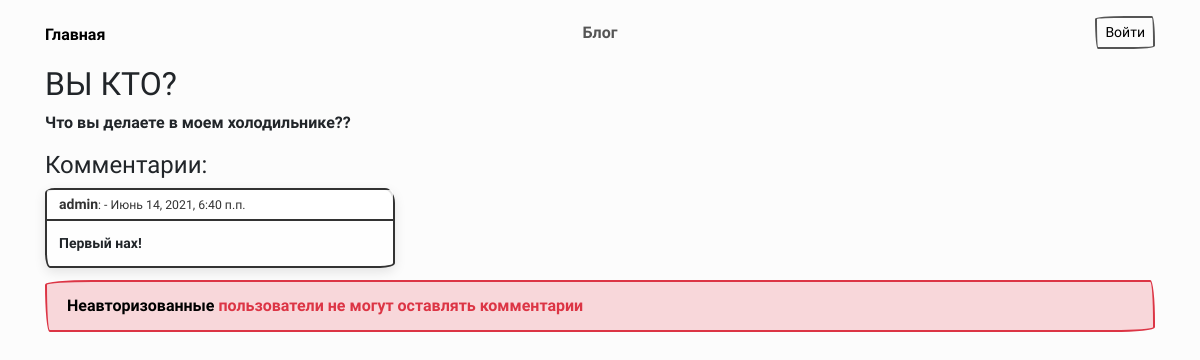
Screenshot of /post/3/ with the database file from the repository.
### main/models.py (models this page shows, shortened)
class Post(models.Model):
    title = models.CharField('Название', max_length=50)
    discription = models.TextField('Описание')

class Comment(models.Model):
    father_post = models.ForeignKey(Post, related_name='Пост', on_delete=models.CASCADE)
    autor = models.ForeignKey(User, related_name='Автор', on_delete=models.CASCADE)
    body = models.TextField()
    created = models.DateTimeField(auto_now_add=True)
    active = models.BooleanField(default=True)
    class Meta:
        ordering = ('created',)

### main/views.py (the view, shortened to what this page needs)
# urls.py: path('post/<int:id>/', views.PostDetal, name='post_detal'),
def PostDetal(request, id):
    error = ''
    user = ''
    id_p = Post.objects.get(id=id)
    form = CommentForm()
    comment = Comment.objects.filter(father_post=id_p.id)
    comment = comment.order_by('-id')
    is_a = request.user.is_authenticated
    if is_a:
        user = request.user
    else:
        user = ''
    Contex = {
        'posts': id_p,
        'comment': comment,
        'form': form,
        'error': error,
        'is_a': is_a,
    }
    return render(request, 'main/vive_post.html', Contex)

### main/templates/main/vive_post.html (shortened to what this page needs)
{% extends 'main/base.html' %}
{% block login %}
    {% if is_a %}
    Выйти
    {% else %}
    Войти
    {% endif %}
{% endblock %}
{% block content %}
    <h2>{{ posts.title }}</h2>
    <p>{{ posts.discription }}</p>
    <h4>Комментарии:</h4>
    {% if comment %}
        {% for el in comment %}
            <div class="toast show" role="alert" aria-live="assertive" aria-atomic="true">
                  <div class="toast-header">
                    <strong class="me-auto">{{ el.autor }}</strong>
                    <small>: - {{ el.created }}</small>
                  </div>
                  <div class="toast-body">
                    {{ el.body }}
                  </div>
            </div>
        {% endfor %}
    {% else %}
        <p>Пока нет ни одного комментария((</p>
    {% endif %}
    {% if is_a %}
        <form method="post" >
            {% csrf_token %}
            {{ form.body }}<br>
            <button type="submit" class="btn btn-success">Добавить</button>
            <spam>{{error}}</spam>
        </form>
    {% else %}
        <div class="alert alert-dismissible alert-danger"><a class="alert-link" href="{% url 'login' %}">Неавторизованные</a> пользователи не могут оставлять комментарии</div>
    {% endif %}
{% endblock %}

### main/templates/main/base.html (style rules this page uses)
a { color: #000 !important; text-decoration: none }
body { background: #fcfcfc; }

### rows the page displays
Post: title "ВЫ КТО?", discription "Что вы делаете в моем холодильнике??"
Comment: autor "admin", created "Июнь 14, 2021, 6:40 п.п.", body "Первый нах!"
